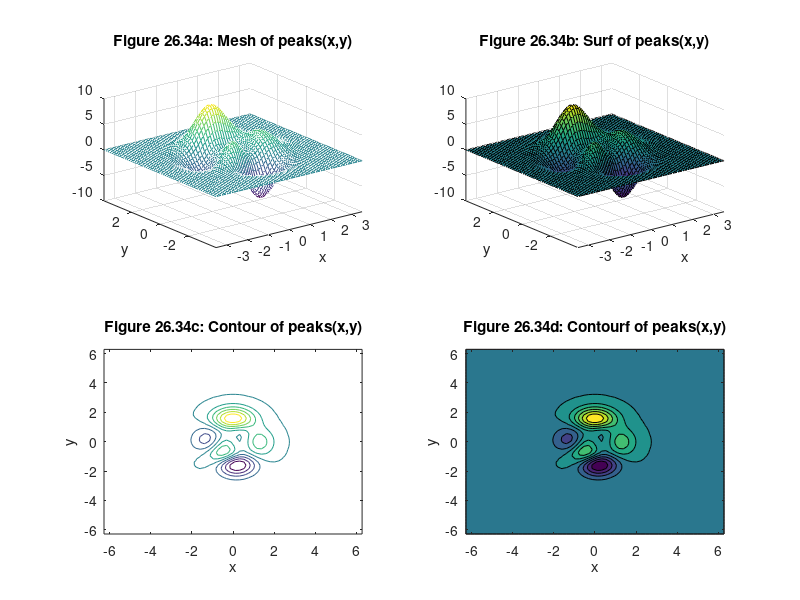

Reproduce this figure in MATLAB.
% MATLAB Script: EasyPlotting.m

fstr = ['3*(1-x).^2.*exp(-(x.^2) - (y+1).^2)' ...
    ' - 10*(x/5 - x.^3 - y.^5).*exp(-x.^2-y.^2)' ...
    ' - 1/3*exp(-(x+1).^2 - y^2)'];

subplot(2,2,1)
ezmesh(fstr)
title('Figure 26.34a: Mesh of peaks(x,y)')
subplot(2,2,2)
ezsurf(fstr)
title('Figure 26.34b: Surf of peaks(x,y)')
subplot(2,2,3)
ezcontour(fstr)
title('Figure 26.34c: Contour of peaks(x,y)')
subplot(2,2,4)
ezcontourf(fstr)
title('Figure 26.34d: Contourf of peaks(x,y)')
